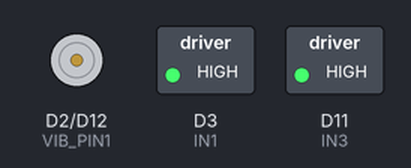
A sketch run on a simulated Arduino Zero (SAMD21). Parts: motor-driver pin pairs drawn as motors (green arrow = first pin HIGH = forward, orange = second pin HIGH = backward, longer = more drive), switched loads named in the sketch (green lamp = pin HIGH). What the sketch prints to the serial monitor is not drawn.

Above: at 0.1 s.
Timing chart, 0 to 40.0 s (numbered marks = the images above):
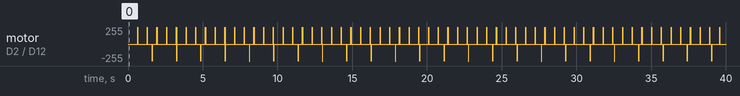

The sketch:

Motors.ino
```cpp
#include <Arduino.h>

// --- Pin definitions ---
#define VIB_PIN1        2     // Vibration motor 1 control pin (PWM-capable)
#define VIB_PIN2        12    // Vibration motor 2 control pin (PWM-capable)
#define IN1             3     // Control pin for driver (if needed)
#define IN3             11    // Control pin for driver (if needed)

// --- Fixed timing parameter ---
#define PULSE_ON_TIME    10    // Duration of the vibration pulse (ms)

// --- Distance mapping range ---
// The distances provided to the API are expected to be in this range.
#define MIN_DISTANCE_VALUE 0
#define MAX_DISTANCE_VALUE 1000

// Global configuration parameters (could also be passed every cycle)
int g_minOffTime;  // in ms, e.g., 50
int g_maxOffTime;  // in ms, e.g., 2000
int g_intensity;   // PWM intensity, e.g., 255

//---------------------------------------------------
// Structure to hold independent motor state
//---------------------------------------------------
struct MotorState {
  uint8_t pin;             // PWM pin for the motor
  int offTime;             // Computed off-time delay for this motor
  bool isPulsing;          // true if the motor is currently ON
  unsigned long lastUpdate; // Time when the motor state last changed
};

MotorState motor1 = {VIB_PIN1, 0, false, 0};
MotorState motor2 = {VIB_PIN2, 0, false, 0};

//---------------------------------------------------
// Function: initMotorControl
// Purpose: Initialize pins and set initial states.
//---------------------------------------------------
void initMotorControl() {
  // Set up control pins if needed
  pinMode(IN1, OUTPUT);
  pinMode(IN3, OUTPUT);
  digitalWrite(IN1, HIGH);
  digitalWrite(IN3, HIGH);

  // Set up motor control pins
  pinMode(VIB_PIN1, OUTPUT);
  pinMode(VIB_PIN2, OUTPUT);

  // Use 8-bit PWM resolution (0 to 255)
  analogWriteResolution(8);

  // Turn off both motors initially
  analogWrite(VIB_PIN1, 0);
  analogWrite(VIB_PIN2, 0);

  // Initialize motor state timestamps
  motor1.lastUpdate = millis();
  motor2.lastUpdate = millis();
  motor1.isPulsing = false;
  motor2.isPulsing = false;
}

//---------------------------------------------------
// Function: mapDistanceToOffTime
// Purpose: Map a given distance (within MIN_DISTANCE_VALUE and MAX_DISTANCE_VALUE)
//          to an off-time delay between pulses, constrained between minOffTime and maxOffTime.
//          A smaller (closer) distance results in a shorter off-time.
//---------------------------------------------------
int mapDistanceToOffTime(int distance, int minOffTime, int maxOffTime) {
  int t = map(distance, MIN_DISTANCE_VALUE, MAX_DISTANCE_VALUE, minOffTime, maxOffTime);
  return constrain(t, minOffTime, maxOffTime);
}

//---------------------------------------------------
// Function: updateMotor
// Purpose: Update the state of a motor (pulse ON or OFF) non-blockingly.
// Parameters:
//    motor      - Reference to the motor state
//    distance   - The measured (or provided) distance for this motor
//    minOffTime - Minimum off-time delay (ms)
//    maxOffTime - Maximum off-time delay (ms)
//    intensity  - PWM intensity to use when pulsing (0-255)
//---------------------------------------------------
void updateMotor(MotorState &motor, int distance, int minOffTime, int maxOffTime, int intensity) {
  // Compute off-time for this motor based on distance.
  motor.offTime = mapDistanceToOffTime(distance, minOffTime, maxOffTime);

  unsigned long now = millis();

  if (motor.isPulsing) {
    // If the motor is ON, check if the pulse duration has elapsed.
    if (now - motor.lastUpdate >= PULSE_ON_TIME) {
      analogWrite(motor.pin, 0); // Turn off motor.
      motor.isPulsing = false;
      motor.lastUpdate = now;
    }
  } else {
    // If the motor is OFF, check if the off-time delay has passed.
    if (now - motor.lastUpdate >= motor.offTime) {
      analogWrite(motor.pin, intensity); // Turn motor ON.
      motor.isPulsing = true;
      motor.lastUpdate = now;
    }
  }
}

//---------------------------------------------------
// Function: controlMotors
// Purpose: Given two distance values, update each motor's state independently.
// Parameters:
//    distanceX  - Distance for motor 1.
//    distanceY  - Distance for motor 2.
//    minOffTime - Minimum off-time delay (ms).
//    maxOffTime - Maximum off-time delay (ms).
//    intensity  - PWM intensity for pulse.
//---------------------------------------------------
void controlMotors(int distanceX, int distanceY, int minOffTime, int maxOffTime, int intensity) {
  updateMotor(motor1, distanceX, minOffTime, maxOffTime, intensity);
  updateMotor(motor2, distanceY, minOffTime, maxOffTime, intensity);
}

//---------------------------------------------------
// Example usage in setup() and loop()
//---------------------------------------------------
void setup() {
  Serial.begin(115200);
  while (!Serial) {} // Wait for Serial port to be ready.
  Serial.println("Car Reverse Haptic Feedback - Independent Motor Pulsing");

  // Set desired off-time range and intensity.
  g_minOffTime = 50;
  g_maxOffTime = 2000;
  g_intensity = 255;

  initMotorControl();
}

void loop() {
  // For demonstration, we simulate two distance values.
  // In your real application, these would be provided by higher-level logic.
  int distanceX = 300;   // e.g., left side distance (closer -> faster pulses)
  int distanceY = 800;   // e.g., right side distance (farther -> slower pulses)

  // Optionally print the simulated distances.
  Serial.print("DistanceX: ");
  Serial.print(distanceX);
  Serial.print(" | DistanceY: ");
  Serial.println(distanceY);

  // Update both motors concurrently (non-blocking).
  controlMotors(distanceX, distanceY, g_minOffTime, g_maxOffTime, g_intensity);

  // Small delay for loop iteration.
  delay(10);
}
```
